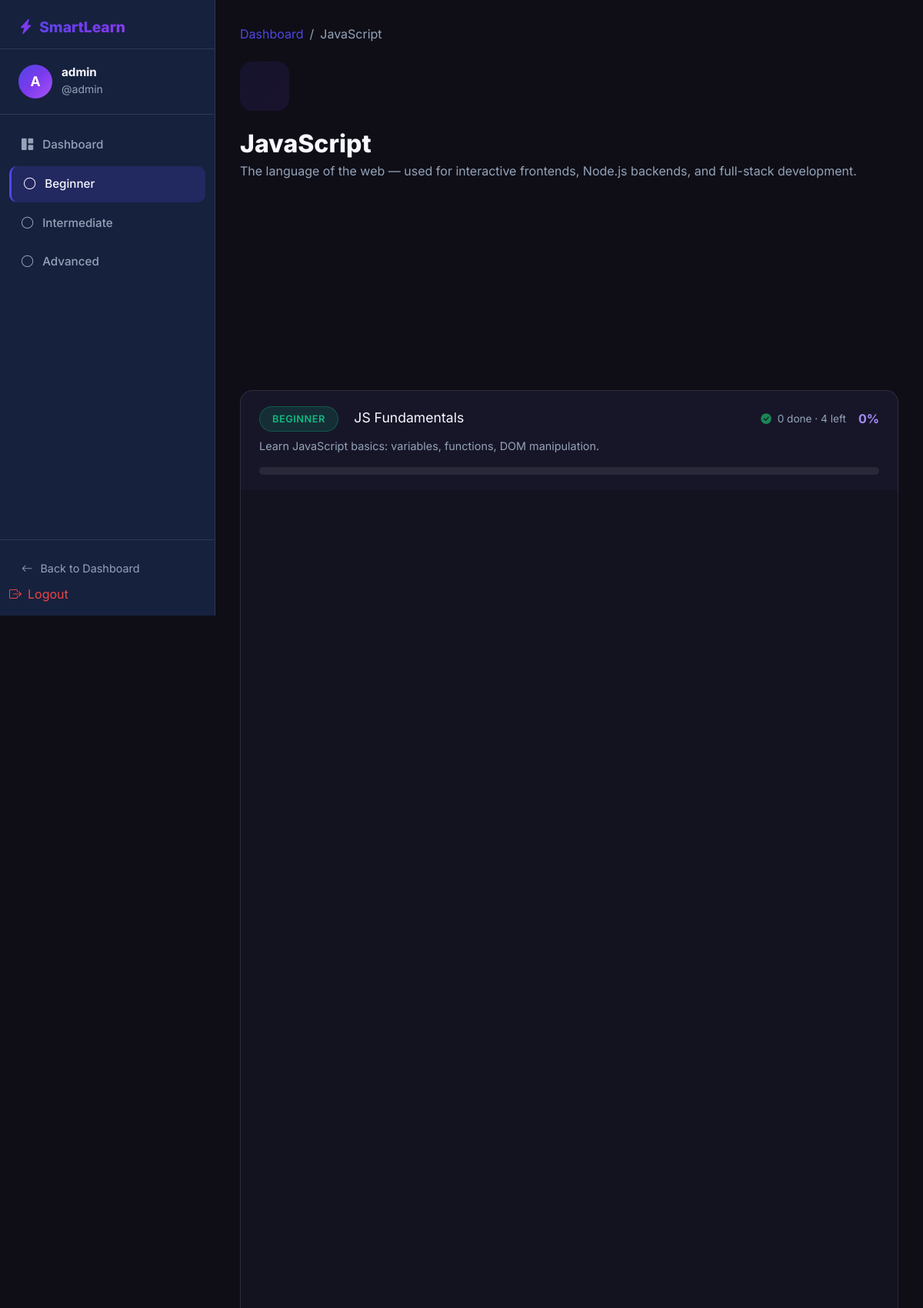
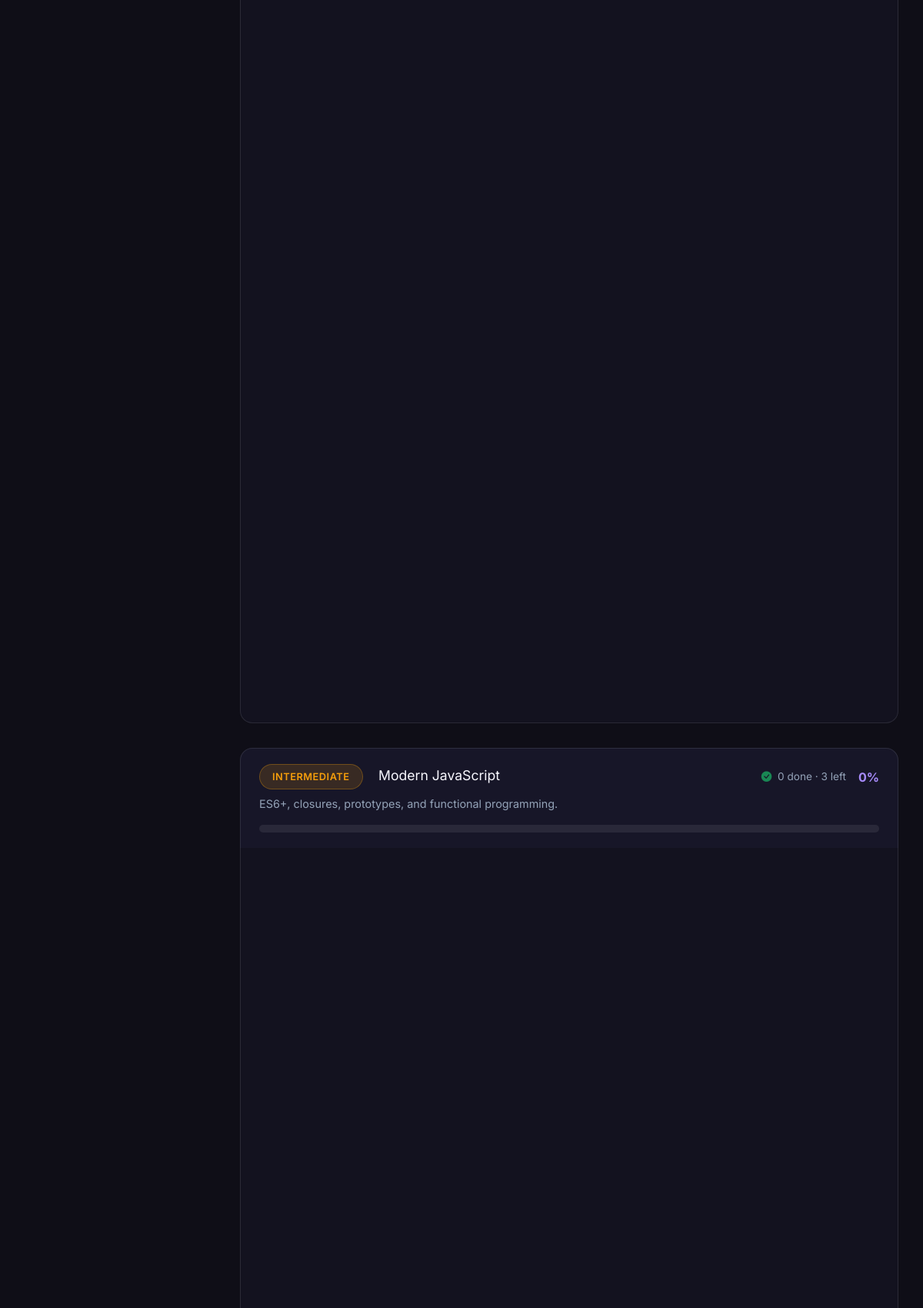
The page /technology/2/ (signed in, upper part) on the database its author committed (2 pictures, top to bottom).
### learning/models.py (models this page shows, shortened)
class Roadmap(models.Model):
    LEVEL_CHOICES = [
        ('beginner', 'Beginner'),
        ('intermediate', 'Intermediate'),
        ('advanced', 'Advanced'),
    ]
    technology = models.ForeignKey(Technology, on_delete=models.CASCADE, related_name='roadmaps')
    level = models.CharField(max_length=20, choices=LEVEL_CHOICES)
    title = models.CharField(max_length=200)
    description = models.TextField()
    order = models.IntegerField(default=0)
    class Meta:
        ordering = ['order']

class Technology(models.Model):
    name = models.CharField(max_length=100)
    description = models.TextField()
    icon = models.CharField(max_length=50, default='code')
    color = models.CharField(max_length=20, default='primary')
    order = models.IntegerField(default=0)
    class Meta:
        ordering = ['order']
        verbose_name_plural = 'Technologies'

### learning/views.py (the view)
# urls.py: path('technology/<int:tech_id>/', views.technology_detail, name='technology_detail'),
@login_required
def technology_detail(request, tech_id):
    technology = get_object_or_404(Technology, id=tech_id)
    roadmaps = Roadmap.objects.filter(technology=technology).prefetch_related('topics')
    user = request.user
    roadmap_data = []
    for roadmap in roadmaps:
        topics_with_progress = []
        for topic in roadmap.topics.all():
            progress, _ = Progress.objects.get_or_create(user=user, topic=topic)
            topics_with_progress.append({
                'topic': topic,
                'progress': progress,
            })
        total = roadmap.topics.count()
        completed = Progress.objects.filter(user=user, topic__roadmap=roadmap, completed=True).count()
        percent = int((completed / total * 100)) if total > 0 else 0
        roadmap_data.append({
            'roadmap': roadmap,
            'topics_with_progress': topics_with_progress,
            'total': total,
            'completed': completed,
            'remaining': total - completed,
            'percent': percent,
        })
    context = {
        'technology': technology,
        'roadmap_data': roadmap_data,
    }
    return render(request, 'learning/technology_detail.html', context)

### smartlearning/templates/learning/technology_detail.html (shortened to what this page needs)
{% load static %}
<!DOCTYPE html>
<html lang="en">
<head>
    <link href="https://cdn.jsdelivr.net/npm/bootstrap@5.3.0/dist/css/bootstrap.min.css" rel="stylesheet">
    <link href="https://cdn.jsdelivr.net/npm/bootstrap-icons@1.11.0/font/bootstrap-icons.css" rel="stylesheet">
    <link href="{% static 'css/style.css' %}" rel="stylesheet">
</head>
<body>
<div class="dashboard-wrapper">
    <aside class="sidebar">
        <div class="sidebar-logo">
            <h5><i class="bi bi-lightning-charge-fill me-2" style="color:#7c3aed;-webkit-text-fill-color:#7c3aed"></i>SmartLearn</h5>
        </div>
        <div class="sidebar-user">
            <div class="user-avatar">{{ user.username|first|upper }}</div>
            <div>
                <h6>{{ user.get_full_name|default:user.username }}</h6>
                <small>@{{ user.username }}</small>
            </div>
        </div>
        <nav class="sidebar-nav">
            <a href="{% url 'dashboard' %}" class="sidebar-nav-item">
                <i class="bi bi-grid-1x2-fill"></i> Dashboard
            </a>
            {% for rd in roadmap_data %}
            <a href="#roadmap-{{ rd.roadmap.id }}" class="sidebar-nav-item {% if forloop.first %}active{% endif %}">
                <i class="bi bi-circle{% if rd.completed == rd.total and rd.total > 0 %}-fill{% endif %}" style="{% if rd.completed == rd.total and rd.total > 0 %}color:var(--success){% endif %}"></i>
                {{ rd.roadmap.get_level_display }}
            </a>
            {% endfor %}
        </nav>
        <div class="sidebar-bottom">
            <a href="{% url 'dashboard' %}"><i class="bi bi-arrow-left"></i> Back to Dashboard</a>
            <form method="post" action="{% url 'logout' %}" style="margin:0;padding:0;">
                <button type="submit" style="color:#ef4444;background:none;border:none;padding:0;cursor:pointer;display:flex;align-items:center;gap:0.5rem;width:100%;font-size:inherit;font-family:inherit;">
                    <i class="bi bi-box-arrow-right"></i> Logout
                </button>
            </form>
        </div>
    </aside>
    <main class="main-content">
        <nav aria-label="breadcrumb" class="mb-4">
            <ol class="breadcrumb">
                <li class="breadcrumb-item"><a href="{% url 'dashboard' %}">Dashboard</a></li>
                <li class="breadcrumb-item active">{{ technology.name }}</li>
            </ol>
        </nav>
        <div class="page-header d-flex align-items-start gap-4 flex-wrap">
            <div class="tech-icon-wrapper" style="width:64px;height:64px;font-size:28px;margin-bottom:0;flex-shrink:0">
            </div>
            <div>
                <h1>{{ technology.name }}</h1>
                <p>{{ technology.description }}</p>
            </div>
        </div>
        {% with total_all=0 completed_all=0 %}
        <div class="row g-3 mb-5">
            {% for rd in roadmap_data %}
            <div class="col-sm-4">
            </div>
            {% endfor %}
        </div>
        {% endwith %}
        {% for rd in roadmap_data %}
        <div class="roadmap-section" id="roadmap-{{ rd.roadmap.id }}">
            <div class="roadmap-header">
                <div class="d-flex align-items-center justify-content-between flex-wrap gap-3">
                    <div>
                        <span class="level-badge level-{{ rd.roadmap.level }} me-3">{{ rd.roadmap.get_level_display }}</span>
                        <span class="fw-800" style="font-size:1.1rem">{{ rd.roadmap.title }}</span>
                    </div>
                    <div class="d-flex align-items-center gap-3">
                        <span style="font-size:0.85rem;color:var(--text-muted)">
                            <i class="bi bi-check-circle-fill text-success me-1"></i>
                            <span data-roadmap-completed="{{ rd.roadmap.id }}">{{ rd.completed }}</span> done ·
                            <span data-roadmap-remaining="{{ rd.roadmap.id }}">{{ rd.remaining }}</span> left
                        </span>
                        <span style="font-weight:700;color:var(--accent)" data-roadmap-pct="{{ rd.roadmap.id }}">{{ rd.percent }}%</span>
                    </div>
                </div>
                <p style="color:var(--text-muted);margin:8px 0 0;font-size:0.9rem">{{ rd.roadmap.description }}</p>
                <div class="progress-wrap mt-3">
                </div>
            </div>
            <div class="roadmap-body">
            </div>
        </div>
        {% endfor %}
    </main>
</div>
</body>
</html>

### smartlearning/static/css/style.css (style rules this page uses)
:root { --primary: #4f46e5; --primary-dark: #3730a3; --secondary: #7c3aed; --accent: #a78bfa; --gradient: linear-gradient(135deg, #4f46e5 0%, #7c3aed 50%, #a855f7 100%); --gradient-soft: linear-gradient(135deg, rgba(79,70,229,0.1) 0%, rgba(124,58,237,0.1) 100%); --bg-dark: #0f0e17; --bg-card: #1a1a2e; --bg-sidebar: #16213e; --text-light: #f8f8ff; --text-muted: #94a3b8; --success: #10b981; --warning: #f59e0b; --danger: #ef4444; --info: #06b6d4; --border: rgba(255,255,255,0.1); --shadow: 0 8px 32px rgba(0,0,0,0.3); --shadow-sm: 0 4px 16px rgba(0,0,0,0.2); --radius: 16px; --radius-sm: 10px; --transition: all 0.3s cubic-bezier(0.4, 0, 0.2, 1); }
* { box-sizing: border-box; }
body { font-family: 'Inter', -apple-system, BlinkMacSystemFont, 'Segoe UI', sans-serif; background: var(--bg-dark); color: var(--text-light); min-height: 100vh; overflow-x: hidden; }
.tech-icon-wrapper { width: 60px; height: 60px; background: var(--gradient-soft); border-radius: 16px; display: flex; align-items: center; justify-content: center; font-size: 28px; margin-bottom: 16px; transition: var(--transition); }
.dashboard-wrapper { display: flex; min-height: 100vh; }
.sidebar { width: 280px; min-width: 280px; background: var(--bg-sidebar); border-right: 1px solid var(--border); display: flex; flex-direction: column; position: sticky; top: 0; height: 100vh; overflow-y: auto; }
.sidebar-logo { padding: 24px 24px 16px; border-bottom: 1px solid var(--border); }
.sidebar-logo h5 { font-weight: 800; font-size: 1.2rem; background: var(--gradient); -webkit-background-clip: text; -webkit-text-fill-color: transparent; background-clip: text; margin: 0; }
.sidebar-user { padding: 20px 24px; border-bottom: 1px solid var(--border); display: flex; align-items: center; gap: 12px; }
.user-avatar { width: 44px; height: 44px; border-radius: 50%; background: var(--gradient); display: flex; align-items: center; justify-content: center; font-weight: 700; font-size: 1.1rem; color: white; flex-shrink: 0; }
.sidebar-user h6 { font-weight: 700; margin: 0; font-size: 0.95rem; }
.sidebar-user small { color: var(--text-muted); }
.sidebar-nav { padding: 16px 12px; flex: 1; }
.sidebar-nav-item { display: flex; align-items: center; gap: 12px; padding: 12px 16px; border-radius: var(--radius-sm); color: var(--text-muted); text-decoration: none; font-weight: 500; transition: var(--transition); margin-bottom: 4px; font-size: 0.95rem; }
.sidebar-nav-item:hover, .sidebar-nav-item.active { background: rgba(79,70,229,0.2); color: var(--text-light); }
.sidebar-nav-item.active { border-left: 3px solid var(--primary); }
.sidebar-bottom { padding: 16px 12px; border-top: 1px solid var(--border); }
.sidebar-bottom a { display: flex; align-items: center; gap: 10px; padding: 10px 16px; border-radius: var(--radius-sm); color: var(--text-muted); text-decoration: none; transition: var(--transition); font-size: 0.9rem; }
.main-content { flex: 1; padding: 32px; overflow-y: auto; background: var(--bg-dark); }
.page-header { margin-bottom: 32px; }
.page-header h1 { font-size: 2rem; font-weight: 800; margin-bottom: 4px; }
.page-header p { color: var(--text-muted); }
.progress-wrap { height: 10px; background: rgba(255,255,255,0.08); border-radius: 50px; overflow: hidden; }
.level-badge { display: inline-flex; align-items: center; gap: 6px; padding: 6px 16px; border-radius: 50px; font-size: 0.8rem; font-weight: 600; text-transform: uppercase; letter-spacing: 0.5px; }
.level-beginner { background: rgba(16,185,129,0.15); color: #10b981; border: 1px solid rgba(16,185,129,0.3); }
.level-intermediate { background: rgba(245,158,11,0.15); color: #f59e0b; border: 1px solid rgba(245,158,11,0.3); }
.roadmap-section { margin-bottom: 32px; }
.roadmap-header { padding: 20px 24px; border-radius: var(--radius) var(--radius) 0 0; background: rgba(26, 26, 46, 0.8); border: 1px solid var(--border); border-bottom: none; }
.roadmap-body { padding: 0 24px 24px; background: rgba(26, 26, 46, 0.4); border: 1px solid var(--border); border-top: none; border-radius: 0 0 var(--radius) var(--radius); }
.breadcrumb-item a { color: var(--primary); text-decoration: none; }
.breadcrumb-item.active { color: var(--text-muted); }
.breadcrumb-item + .breadcrumb-item::before { color: var(--text-muted); }

### rows shown on the page
Roadmap: roadmap.level "Beginner", roadmap.level "BEGINNER", roadmap "JS Fundamentals", completed "0", remaining "4", percent "0", roadmap.description "Learn JavaScript basics: variables, functions, DOM manipulation."
Roadmap: roadmap.level "Intermediate", roadmap.level "INTERMEDIATE", roadmap "Modern JavaScript", completed "0", remaining "3", percent "0", roadmap.description "ES6+, closures, prototypes, and functional programming."
Roadmap: roadmap.level "Advanced"
Technology: name "JavaScript", description "The language of the web — used for interactive frontends, Node.js backends, and full-stack development."

### other values the page prints
{{ user.username|first|upper }} "A"
{{ user.get_full_name|default:user.username }} "admin"
{{ user.username }} "admin"
